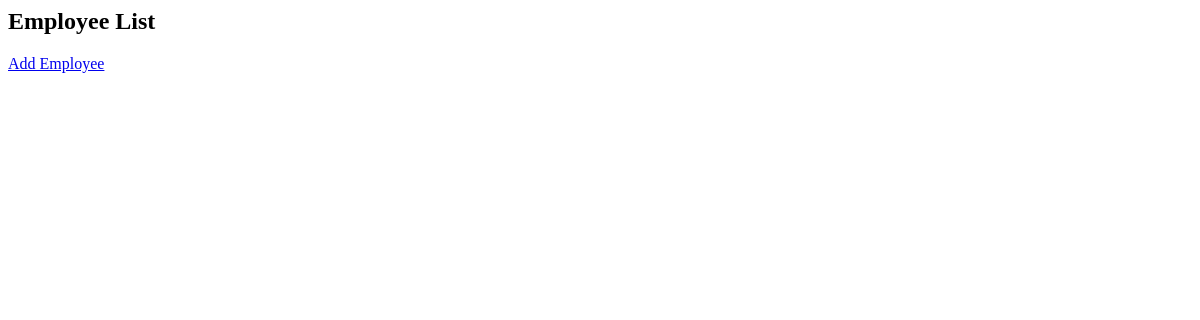
The app's page /maps/employees/, older data.
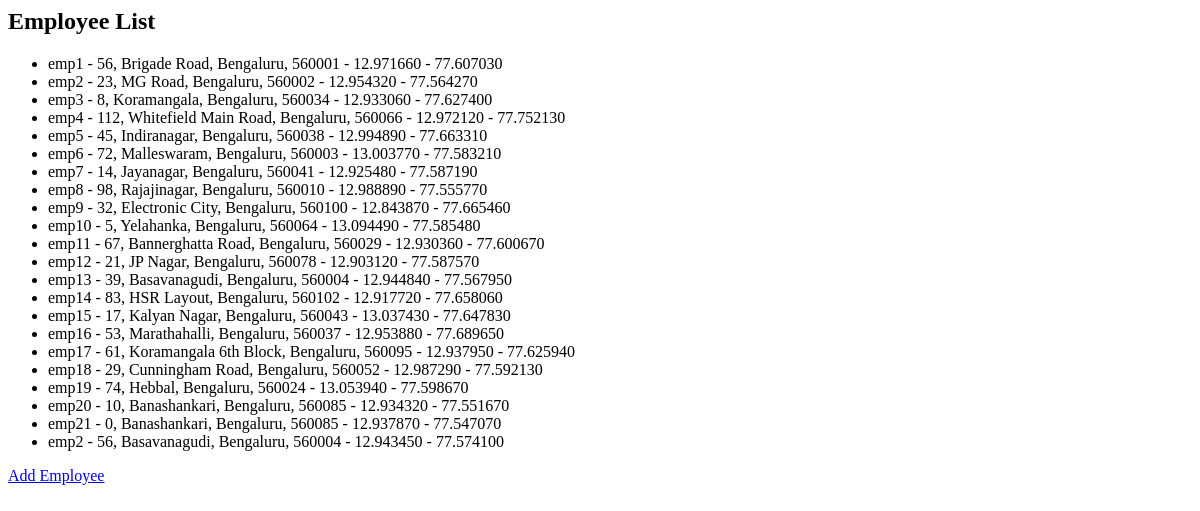
The same page, newer data.
### maps/models.py (models this page shows, shortened)
class Employee(models.Model):
    emp_id = models.CharField(max_length=20, unique=True, verbose_name=_('Employee ID'))
    name = models.CharField(max_length=100, verbose_name=_('Name'))
    address = models.TextField(verbose_name=_('Address'))
    latitude = models.DecimalField(max_digits=9, decimal_places=6, blank=True, null=True, verbose_name=_('Latitude'))
    longitude = models.DecimalField(max_digits=9, decimal_places=6, blank=True, null=True, verbose_name=_('Longitude'))

### maps/views.py (the view)
# urls.py: path('employees/', emp_list, name='employee_list'),
def emp_list(request):
    employees = Employee.objects.all()
    return render(request, 'maps/emp_list.html', {'employees':employees})

### maps/templates/maps/emp_list.html
<h2>Employee List</h2>
<ul>
  {% for employee in employees %}
    <li>{{ employee.name }} - {{ employee.address }} - {{ employee.latitude }} - {{ employee.longitude }}</li>
  {% endfor %}
</ul>
<a href="{% url 'add_employee' %}">Add Employee</a>

Row changes from the older to the newer data that the page shows:
added Employee: name "emp1", address "56, Brigade Road, Bengaluru, 560001", latitude "12.971660", longitude "77.607030"
added Employee: name "emp2", address "23, MG Road, Bengaluru, 560002", latitude "12.954320", longitude "77.564270"
added Employee: name "emp3", address "8, Koramangala, Bengaluru, 560034", latitude "12.933060", longitude "77.627400"
added Employee: name "emp4", address "112, Whitefield Main Road, Bengaluru, 560066", latitude "12.972120", longitude "77.752130"
added Employee: name "emp5", address "45, Indiranagar, Bengaluru, 560038", latitude "12.994890", longitude "77.663310"
added Employee: name "emp6", address "72, Malleswaram, Bengaluru, 560003", latitude "13.003770", longitude "77.583210"
added Employee: name "emp7", address "14, Jayanagar, Bengaluru, 560041", latitude "12.925480", longitude "77.587190"
added Employee: name "emp8", address "98, Rajajinagar, Bengaluru, 560010", latitude "12.988890", longitude "77.555770"
added Employee: name "emp9", address "32, Electronic City, Bengaluru, 560100", latitude "12.843870", longitude "77.665460"
added Employee: name "emp10", address "5, Yelahanka, Bengaluru, 560064", latitude "13.094490", longitude "77.585480"
added Employee: name "emp11", address "67, Bannerghatta Road, Bengaluru, 560029", latitude "12.930360", longitude "77.600670"
added Employee: name "emp12", address "21, JP Nagar, Bengaluru, 560078", latitude "12.903120", longitude "77.587570"
added Employee: name "emp13", address "39, Basavanagudi, Bengaluru, 560004", latitude "12.944840", longitude "77.567950"
added Employee: name "emp14", address "83, HSR Layout, Bengaluru, 560102", latitude "12.917720", longitude "77.658060"
added Employee: name "emp15", address "17, Kalyan Nagar, Bengaluru, 560043", latitude "13.037430", longitude "77.647830"
added Employee: name "emp16", address "53, Marathahalli, Bengaluru, 560037", latitude "12.953880", longitude "77.689650"
added Employee: name "emp17", address "61, Koramangala 6th Block, Bengaluru, 560095", latitude "12.937950", longitude "77.625940"
added Employee: name "emp18", address "29, Cunningham Road, Bengaluru, 560052", latitude "12.987290", longitude "77.592130"
added Employee: name "emp19", address "74, Hebbal, Bengaluru, 560024", latitude "13.053940", longitude "77.598670"
added Employee: name "emp20", address "10, Banashankari, Bengaluru, 560085", latitude "12.934320", longitude "77.551670"
added Employee: name "emp21", address "0, Banashankari, Bengaluru, 560085", latitude "12.937870", longitude "77.547070"
added Employee: name "emp2", address "56, Basavanagudi, Bengaluru, 560004", latitude "12.943450", longitude "77.574100"
